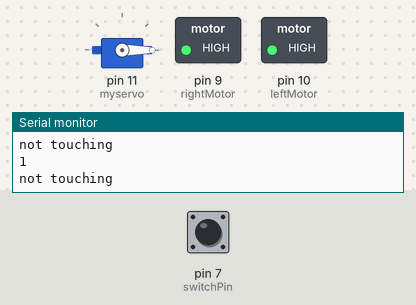
Recording of a sketch running on a simulated Arduino Uno, built with avr-gcc and run on an emulated ATmega328P. Shown: servo, switched loads named in the sketch (green lamp = pin HIGH), the last lines printed to the serial monitor. Dashed ring = blinking. Inputs (shaded band) come from the test bench; at power-on: pin 7 (switchPin) HIGH.

Above: at 1.2 s.
1.3 s: pin 7 (switchPin) pulled LOW for 0.15 s
At 1.38 s:
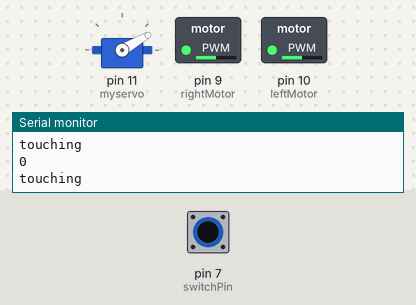
2.9 s: pin 7 (switchPin) pulled LOW for 3.2 s
At 6.6 s:
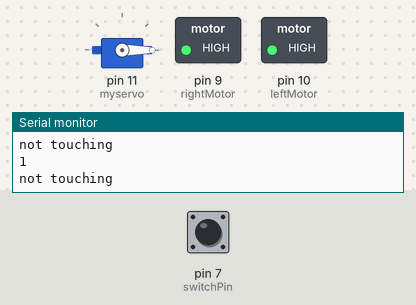
7.6 s: pin 7 (switchPin) pulsed LOW 5 times (0.12 s each, 0.3 s apart)
At 7.81 s:
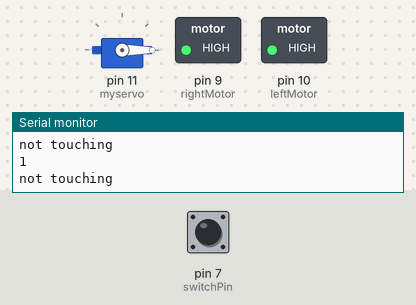
12.1 s: pin 7 (switchPin) driven LOW
At 13.4 s:
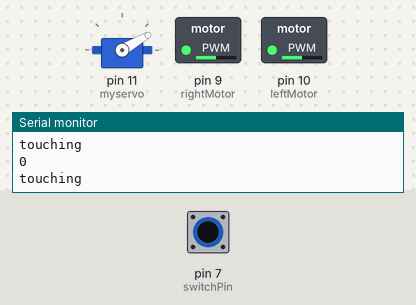
15.1 s: pin 7 (switchPin) driven HIGH
At 15.8 s:
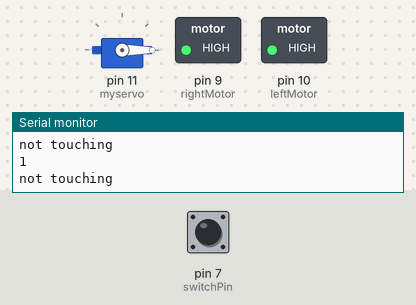
Timing chart, 0 to 17.6 s (numbered marks = the images above; inputs shaded):
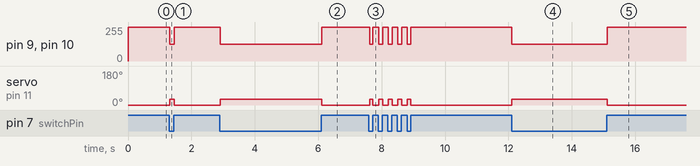

The sketch:

project1-studioPhysComp.ino
```cpp
#include <Servo.h>

Servo myservo;  // create servo object to control a servo

int leftMotor = 10;
int rightMotor = 9;
int switchPin = 7;

void setup() {
  myservo.attach(11);  // attaches the servo on pin 11 to the servo object
  pinMode(leftMotor, OUTPUT);
  pinMode(rightMotor, OUTPUT);
  pinMode(switchPin, INPUT);
  Serial.begin(9600);
}

void loop() {


  bool x = digitalRead(switchPin);
  int y = digitalRead(switchPin);
  Serial.println(y);
  if (!x) {
      Serial.println("touching");
      analogWrite(leftMotor, 127);
      analogWrite(rightMotor, 127);
      myservo.write(30);
      delay(15);


    } else {

      Serial.println("not touching");
      analogWrite(leftMotor, 255);
      analogWrite(rightMotor, 255);

      myservo.write(0);
      delay(15);

     }
}
```

Measured:
- after the input at 1.3 s, pin 9 (rightMotor), pin 10 (leftMotor): 255/255 → 127/255 at once, → 255/255 0.15 s later; servo on pin 11 (myservo): 0° → 30° at once, → 0° 0.15 s later
- after the input at 2.9 s, pin 9 (rightMotor), pin 10 (leftMotor): 255/255 → 127/255 at once, → 255/255 3.2 s later; servo on pin 11 (myservo): 0° → 30° at once, → 0° 3.2 s later
- after the input at 7.6 s, pin 9 (rightMotor), pin 10 (leftMotor): alternates 255/255 for 0.18 s and 127/255 for 0.12 s, 10 changes in all, then stays 255/255, starting at once; servo on pin 11 (myservo): alternates 30° for 0.12 s and 0° for 0.18 s, 10 changes in all, then stays 0°, starting at once
- after the input at 12.1 s, pin 9 (rightMotor), pin 10 (leftMotor): 255/255 → 127/255 at once; servo on pin 11 (myservo): 0° → 30° at once
- after the input at 15.1 s, pin 9 (rightMotor), pin 10 (leftMotor): 127/255 → 255/255 at once; servo on pin 11 (myservo): 30° → 0° at once
